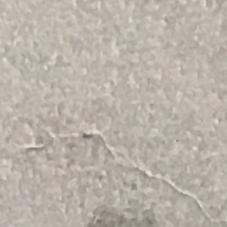
#> input picture images/not_santa/00005.jpg, 227 x 227 px; its folder holds 3 pictures in this run
$ python montage_example.py --images images/not_santa
#> lines starting #> are read from the running program, lines starting #| are printed output that depends on the picture
# USAGE
# python montage_example.py --images nordstrom_sample
# python montage_example.py --images nordstrom_sample --sample 33

# import the necessary packages
from imutils import build_montages
from imutils import paths
import argparse
import random
import cv2

# construct the argument parse and parse the arguments
ap = argparse.ArgumentParser()
ap.add_argument("-i", "--images", required=True,
	help="path to input directory of images")
ap.add_argument("-s", "--sample", type=int, default=21,
	help="# of images to sample")
args = vars(ap.parse_args())

# grab the paths to the images, then randomly select a sample of
# them
imagePaths = list(paths.list_images(args["images"]))
random.shuffle(imagePaths)
imagePaths = imagePaths[:args["sample"]]

# initialize the list of images
images = []

# loop over the list of image paths
for imagePath in imagePaths:
	# load the image and update the list of images
	image = cv2.imread(imagePath)
#> image is the input picture: shape (227, 227, 3); mean B, G, R 168.2, 178, 186.1
	images.append(image)

# construct the montages for the images
montages = build_montages(images, (128, 196), (7, 3))
#> montages = 1 item

# loop over the montages and display each of them
for montage in montages:
	cv2.imshow("Montage", montage)
	cv2.waitKey(0)
#> this loop made 1 pass
#> pass 1, `cv2.imshow("Montage", montage)`:
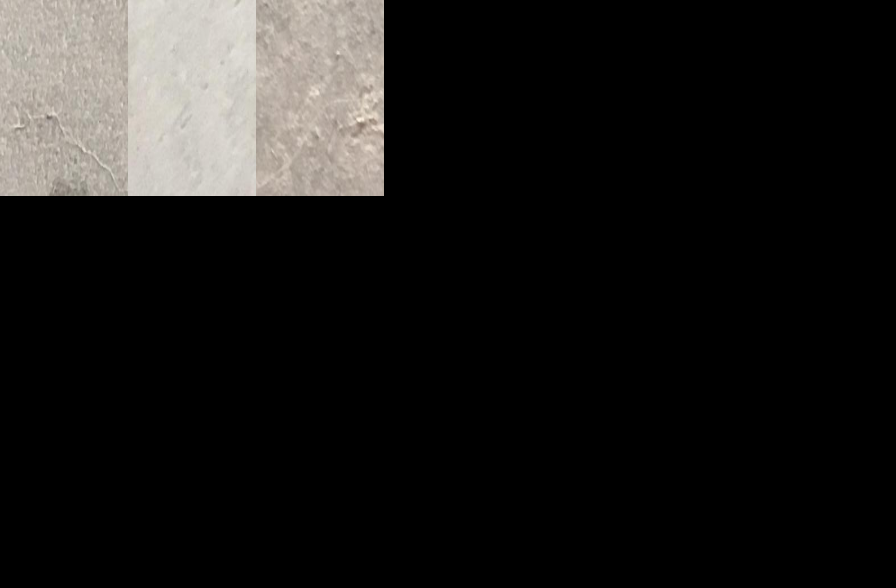
#> window 'Montage': shape (588, 896, 3); mean B, G, R 25.4, 26.8, 27.9
